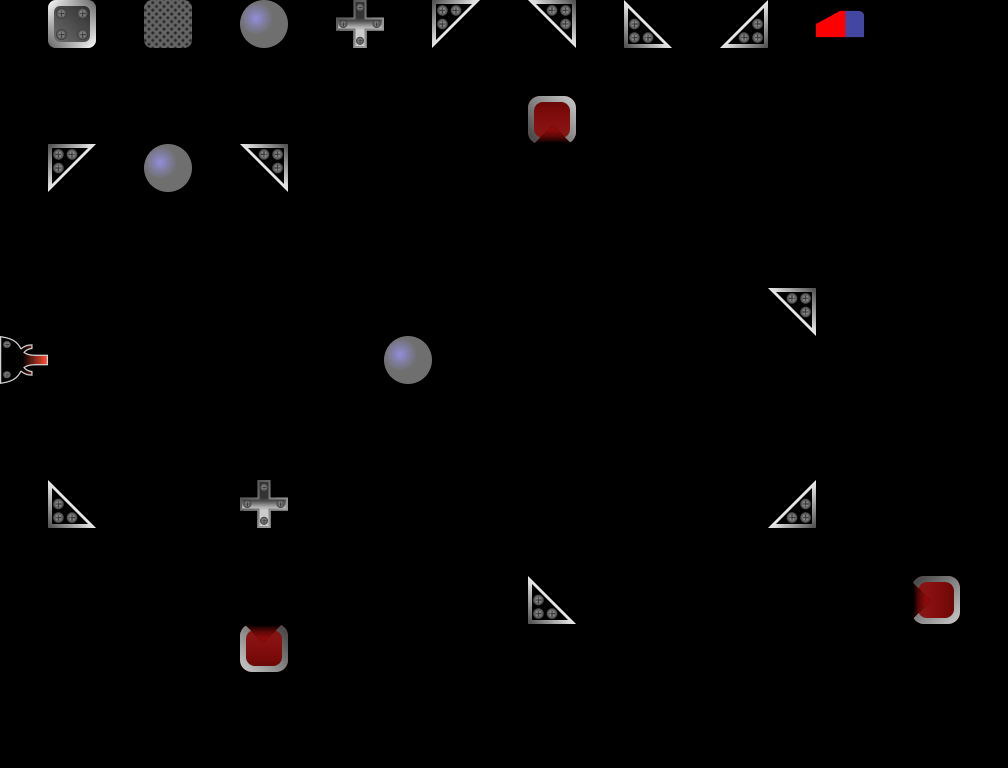

The image is a tile-based game level rendered from a .tmx file. Its description and complete source (layers, tilesets, objects, tile grids) follow:
An orthogonal 21x16 tile map with 48x48 px tiles, 2 tile layers (Blocks, Info), 1 hidden layer not drawn, 1 image layer.

<map version="1.10" tiledversion="1.10.2" orientation="orthogonal" renderorder="right-down" width="21" height="16" tilewidth="48" tileheight="48" infinite="0" nextlayerid="12" nextobjectid="4">
 <editorsettings>
  <export target="../../public/assets/levels/level-04.json" format="json" />
 </editorsettings>
 <tileset firstgid="1" name="tileset" tilewidth="48" tileheight="48" tilecount="18" columns="18">
  <image source="../../public/assets/tileset.png" width="864" height="48" />
  <tile id="0" type="BlockingBlock" />
  <tile id="1" type="Cross" />
  <tile id="2" type="BallMirror" />
  <tile id="3" type="BottomLeftMirror" />
  <tile id="4" type="BottomRightMirror" />
  <tile id="5" type="TopLeftMirror" />
  <tile id="6" type="TopRightMirror" />
  <tile id="7" type="TimedBlock" />
  <tile id="8" type="LaserStartDown" />
  <tile id="9" type="LaserStartLeft" />
  <tile id="10" type="LaserStartRight" />
  <tile id="11" type="LaserStartUp" />
  <tile id="12" type="TargetUp" />
  <tile id="13" type="TargetRight" />
  <tile id="14" type="TargetDown" />
  <tile id="15" type="TargetLeft" />
  <tile id="16" type="ForbiddenBlock" />
  <tile id="17" type="Eraser" />
 </tileset>
 <imagelayer id="11" name="bg" locked="1" offsetx="0" offsety="96">
  <image source="../black.png" width="960" height="576" />
 </imagelayer>
 <layer id="2" name="Blocks" width="21" height="16">
  <data encoding="csv">
0,0,0,0,0,0,0,0,0,0,0,0,0,0,0,0,0,0,0,0,0,
0,0,0,0,0,0,0,0,0,0,0,0,0,0,0,0,0,0,0,0,0,
0,0,0,0,0,0,0,0,0,0,0,15,0,0,0,0,0,0,0,0,0,
0,5,0,3,0,4,0,0,0,0,0,0,0,0,0,0,0,0,0,0,0,
0,0,0,0,0,0,0,0,0,0,0,0,0,0,0,0,0,0,0,0,0,
0,0,0,0,0,0,0,0,0,0,0,0,0,0,0,0,0,0,0,0,0,
0,0,0,0,0,0,0,0,0,0,0,0,0,0,0,0,4,0,0,0,0,
11,0,0,0,0,0,0,0,3,0,0,0,0,0,0,0,0,0,0,0,0,
0,0,0,0,0,0,0,0,0,0,0,0,0,0,0,0,0,0,0,0,0,
0,0,0,0,0,0,0,0,0,0,0,0,0,0,0,0,0,0,0,0,0,
0,7,0,0,0,2,0,0,0,0,0,0,0,0,0,0,6,0,0,0,0,
0,0,0,0,0,0,0,0,0,0,0,0,0,0,0,0,0,0,0,0,0,
0,0,0,0,0,0,0,0,0,0,0,7,0,0,0,0,0,0,0,16,0,
0,0,0,0,0,13,0,0,0,0,0,0,0,0,0,0,0,0,0,0,0,
0,0,0,0,0,0,0,0,0,0,0,0,0,0,0,0,0,0,0,0,0,
0,0,0,0,0,0,0,0,0,0,0,0,0,0,0,0,0,0,0,0,0
</data>
 </layer>
 <layer id="5" name="Info" width="21" height="16" locked="1">
  <properties>
   <property name="BallMirror" type="int" value="1" />
   <property name="BlockingBlock" type="int" value="0" />
   <property name="BottomLeftMirror" type="int" value="0" />
   <property name="BottomRightMirror" type="int" value="0" />
   <property name="Cross" type="int" value="1" />
   <property name="LevelName" value="Termination" />
   <property name="MaxItems" type="int" value="3" />
   <property name="TimedBlock" type="int" value="0" />
   <property name="TopLeftMirror" type="int" value="1" />
   <property name="TopRightMirror" type="int" value="0" />
  </properties>
  <data encoding="csv">
0,1,0,8,0,3,0,2,0,5,0,4,0,7,0,6,0,18,0,0,0,
0,0,0,0,0,0,0,0,0,0,0,0,0,0,0,0,0,0,0,0,0,
0,0,0,0,0,0,0,0,0,0,0,0,0,0,0,0,0,0,0,0,0,
0,0,0,0,0,0,0,0,0,0,0,0,0,0,0,0,0,0,0,0,0,
0,0,0,0,0,0,0,0,0,0,0,0,0,0,0,0,0,0,0,0,0,
0,0,0,0,0,0,0,0,0,0,0,0,0,0,0,0,0,0,0,0,0,
0,0,0,0,0,0,0,0,0,0,0,0,0,0,0,0,0,0,0,0,0,
0,0,0,0,0,0,0,0,0,0,0,0,0,0,0,0,0,0,0,0,0,
0,0,0,0,0,0,0,0,0,0,0,0,0,0,0,0,0,0,0,0,0,
0,0,0,0,0,0,0,0,0,0,0,0,0,0,0,0,0,0,0,0,0,
0,0,0,0,0,0,0,0,0,0,0,0,0,0,0,0,0,0,0,0,0,
0,0,0,0,0,0,0,0,0,0,0,0,0,0,0,0,0,0,0,0,0,
0,0,0,0,0,0,0,0,0,0,0,0,0,0,0,0,0,0,0,0,0,
0,0,0,0,0,0,0,0,0,0,0,0,0,0,0,0,0,0,0,0,0,
0,0,0,0,0,0,0,0,0,0,0,0,0,0,0,0,0,0,0,0,0,
0,0,0,0,0,0,0,0,0,0,0,0,0,0,0,0,0,0,0,0,0
</data>
 </layer>
 <layer id="7" name="SelectionArea" width="21" height="16" visible="0" locked="1">
  <data encoding="csv">
0,0,0,0,0,0,0,0,0,0,0,0,0,0,0,0,0,0,0,0,0,
0,0,0,0,0,0,0,0,0,0,0,0,0,0,0,0,0,0,0,0,0,
8,8,8,8,8,8,8,8,8,8,8,8,8,8,8,8,8,8,8,8,8,
8,8,8,8,8,8,8,8,8,8,8,8,8,8,8,8,8,8,8,8,8,
8,8,8,8,8,8,8,8,8,8,8,8,8,8,8,8,8,8,8,8,8,
8,8,8,8,8,8,8,8,8,8,8,8,8,8,8,8,8,8,8,8,8,
8,8,8,8,8,8,8,8,8,8,8,8,8,8,8,8,8,8,8,8,8,
8,8,8,8,8,8,8,8,8,8,8,8,8,8,8,8,8,8,8,8,8,
8,8,8,8,8,8,8,8,8,8,8,8,8,8,8,8,8,8,8,8,8,
8,8,8,8,8,8,8,8,8,8,8,8,8,8,8,8,8,8,8,8,8,
8,8,8,8,8,8,8,8,8,8,8,8,8,8,8,8,8,8,8,8,8,
8,8,8,8,8,8,8,8,8,8,8,8,8,8,8,8,8,8,8,8,8,
8,8,8,8,8,8,8,8,8,8,8,8,8,8,8,8,8,8,8,8,8,
8,8,8,8,8,8,8,8,8,8,8,8,8,8,8,8,8,8,8,8,8,
0,0,0,0,0,0,0,0,0,0,0,0,0,0,0,0,0,0,0,0,0,
0,0,0,0,0,0,0,0,0,0,0,0,0,0,0,0,0,0,0,0,0
</data>
 </layer>
</map>
